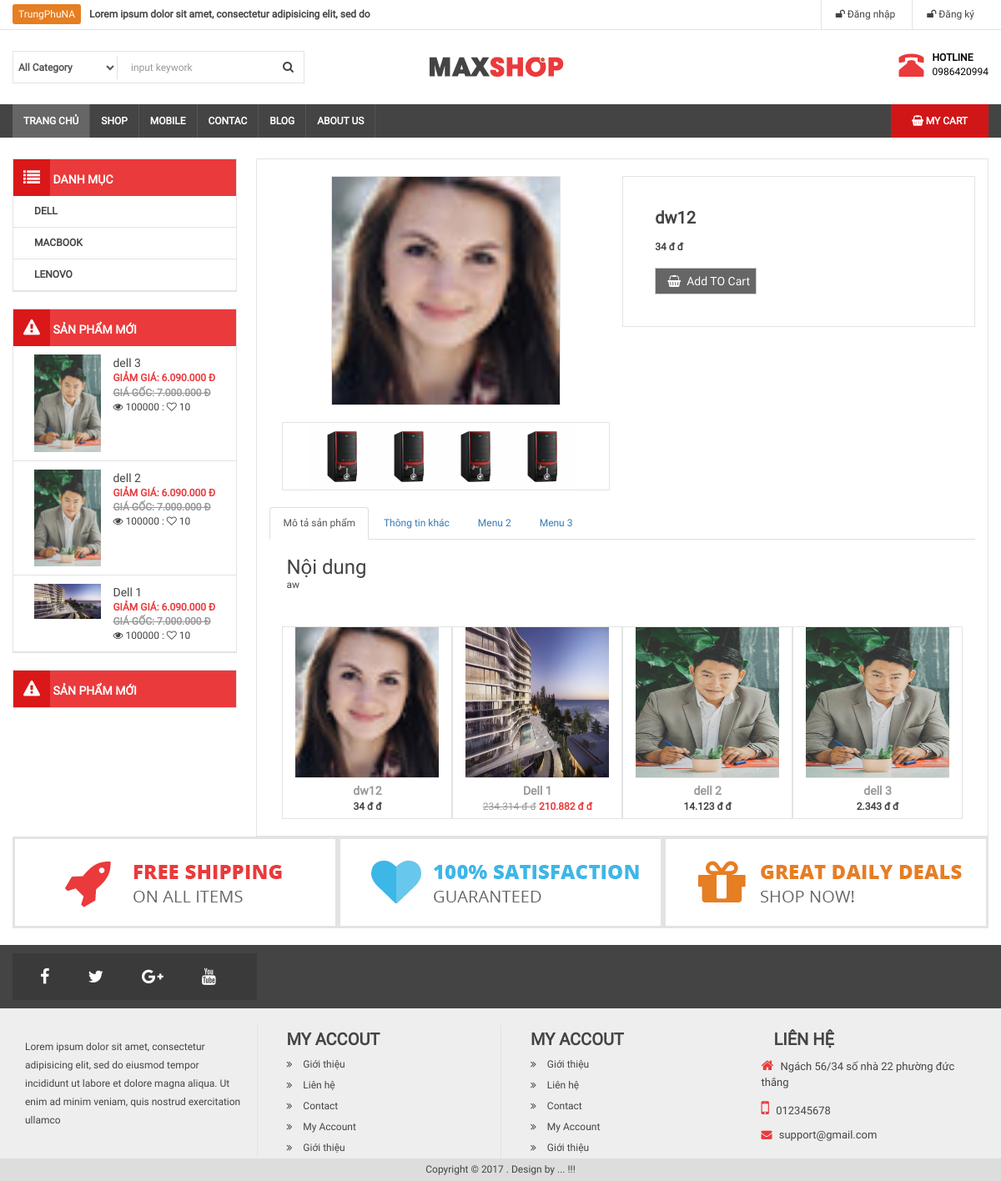
/chi-tiet-san-pham.php?id=28, run on an earlier commit of the app's database.
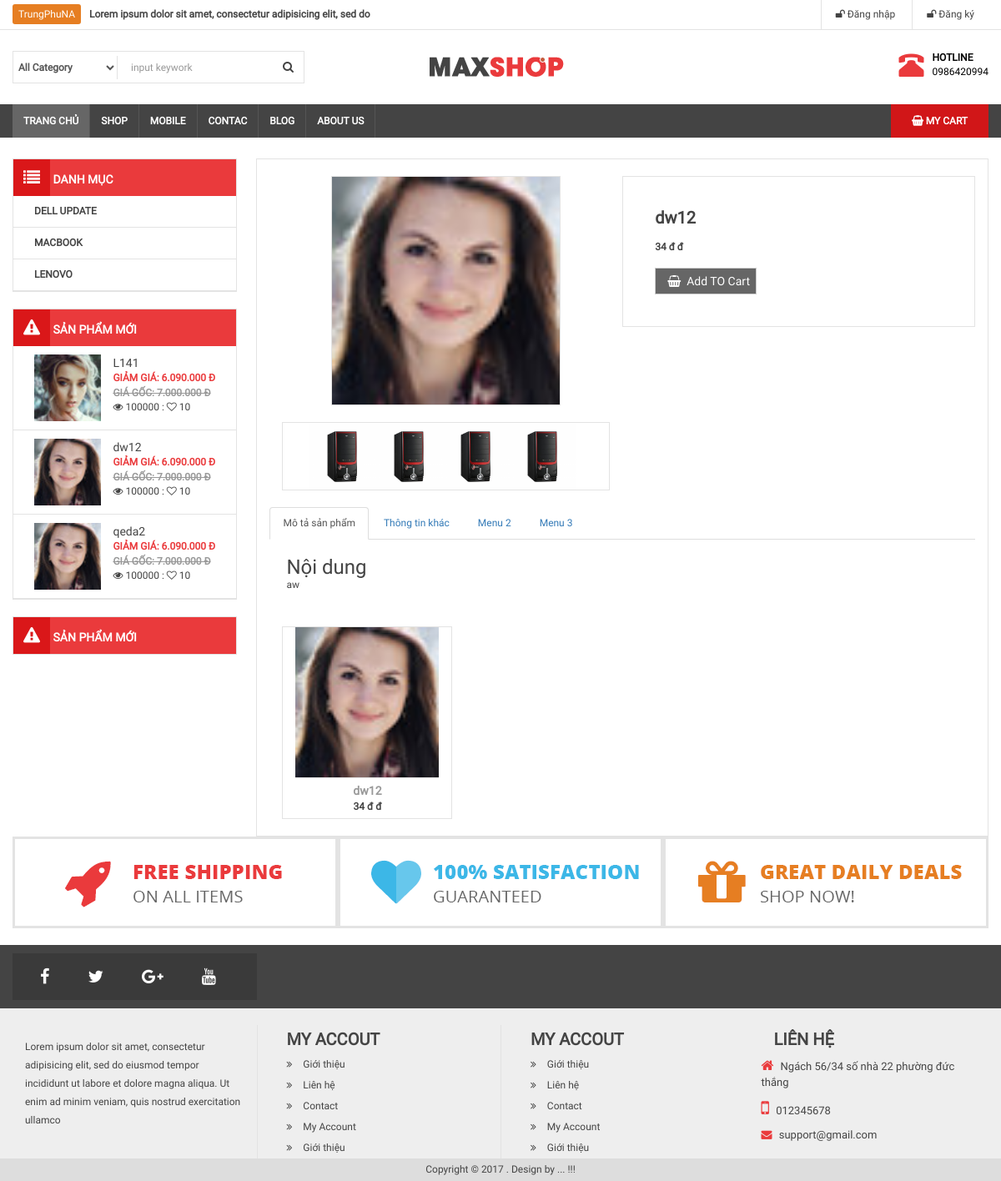
And on a later commit of the database.
### tables this page shows
CREATE TABLE `category` (
  `id` int(11) NOT NULL,
  `name` varchar(100) DEFAULT NULL,
  `slug` varchar(100) DEFAULT NULL,
  `images` varchar(100) DEFAULT NULL,
  `banner` varchar(100) DEFAULT NULL,
  `home` tinyint(4) DEFAULT '0',
  `status` tinyint(4) DEFAULT '1',
  `created_at` timestamp NULL DEFAULT CURRENT_TIMESTAMP,
  `updated_at` timestamp NULL DEFAULT CURRENT_TIMESTAMP ON UPDATE CURRENT_TIMESTAMP
);

CREATE TABLE `product` (
  `id` int(11) NOT NULL,
  `name` varchar(100) DEFAULT NULL,
  `slug` varchar(100) DEFAULT NULL,
  `price` int(11) DEFAULT NULL,
  `sale` tinyint(4) DEFAULT '0',
  `thumbnail` varchar(100) DEFAULT NULL,
  `category_id` int(11) DEFAULT NULL,
  `content` text,
  `number` int(11) DEFAULT NULL,
  `head` int(11) DEFAULT '0',
  `view` int(11) DEFAULT '0',
  `hot` tinyint(4) DEFAULT '0',
  `created_at` timestamp NULL DEFAULT CURRENT_TIMESTAMP,
  `updated_at` timestamp NULL DEFAULT CURRENT_TIMESTAMP ON UPDATE CURRENT_TIMESTAMP
);

### libraries/Function.php (called while the page is built, shortened)
<?php
    function  getInput($string)
    {
        return isset($_GET[$string]) ? $_GET[$string] : '';
    }
    function base_url()
    {
        return $url  = "http://localhost/web-shop/";
    }
    function uploads()
    {
        return base_url() . "public/uploads/";
    }
    function formatPrice($number){
        $number = intval($number);
        return $number = number_format($number,0,',','.')." đ";
    }
    function formatPriceSale($number, $sale){
        $number = intval($number);
        $sale = intval($sale);
        $price = $number * (100 - $sale)/100;
        return formatPrice($price);
    }
 ?>

### libraries/Database.php (called while the page is built, shortened)
<?php
    class Database
    {
        public $link;
        public function __construct()
        {
            $this->link = mysqli_connect("localhost", "root", "", "web_shop") or die ();
            mysqli_set_charset($this->link,"utf8");
        }
        public function fetchsql( $sql )
        {
            $result = mysqli_query($this->link,$sql) or die("Lỗi  truy vấn sql " .mysqli_error($this->link));
            $data = [];
            if( $result)
            {
                while ($num = mysqli_fetch_assoc($result))
                {
                    $data[] = $num;
                }
            }
            return $data;
        }
        public function fetchID($table , $id )
        {
            $sql = "SELECT * FROM {$table} WHERE id = $id ";
            $result = mysqli_query($this->link,$sql) or die("Lỗi  truy vấn fetchID " .mysqli_error($this->link));
            return mysqli_fetch_assoc($result);
        }
         public function fetchAll($table)
        {
            $sql = "SELECT * FROM {$table} WHERE 1" ;
            $result = mysqli_query($this->link,$sql) or die("Lỗi Truy Vấn fetchAll " .mysqli_error($this->link));
            $data = [];
            if( $result)
            {
                while ($num = mysqli_fetch_assoc($result))
                {
                    $data[] = $num;
                }
            }
            return $data;
        }
    }
?>

### autoload/autoload.php (called while the page is built, shortened)
<?php
	require_once __DIR__. "/../libraries/Database.php";
   	require_once __DIR__. "/../libraries/Function.php";
   	$db = new Database ;
   	$category = $db->fetchAll("category");
   	$sqlNew = "SELECT * FROM product WHERE 1 ORDER BY ID DESC LIMIT 3";
   	$productNew = $db->fetchsql($sqlNew);
?>

### chi-tiet-san-pham.php (the view, shortened to what the changed rows need)
<?php
   require_once __DIR__. "/autoload/autoload.php";
   $id = intval(getInput('id'));
   $product = $db->fetchID("product", $id);
   $cateId = intval($product['category_id']);
   $sql = "SELECT * FROM product WHERE category_id = $cateId ORDER BY id LIMIT 4";
   $sanPhamKemTheo = $db->fetchsql($sql);
?>
<?php require_once __DIR__. "/layouts/header.php"; ?>
                    <div class="col-md-9 bor">
                        <section class="box-main1" >
                            <div class="col-md-6 text-center">
                                <img src="<?php echo uploads() ?>product/<?php echo $product['thumbnail'] ?>" class="img-responsive bor" id="imgmain" width="100%" height="370" data-zoom-image="images/16-270x270.png">
                                <ul class="text-center bor clearfix" id="imgdetail">
                                    <li>
                                    </li>
                                    <li>
                                    </li>
                                    <li>
                                    </li>
                                    <li>
                                    </li>
                                </ul>
                            </div>
                            <div class="col-md-6 bor" style="margin-top: 20px;padding: 30px;">
                               <ul id="right">
                                    <li><h3> <?php echo $product['name'] ?> </h3></li>
                                    <?php if ($product['sale'] > 0): ?>
                                    	<li><p><strike class="sale"><?php echo formatPrice($product['price']) ?> đ</strike> <b class="price"><?php echo formatPriceSale($product['price'], $product['sale']) ?> đ</b></p></li>
                                    <?php else : ?>
                                    	<li><p><b><?php echo formatPrice($product['price']) ?> đ</b></p></li>
                                    <?php endif ?>
                               </ul>
                            </div>
                        </section>
                        <div class="col-md-12" id="tabdetail">
                            <div class="row">
                                <div class="tab-content">
                                    <div id="home" class="tab-pane fade in active">
                                        <h3>Nội dung</h3>
                                        <p><?php echo $product['content'] ?></p>
                                    </div>
                                </div>
                            </div>
                        </div>
                        <div class="col-md-12">
                        	<div class="showitem">
                                    <?php foreach ($sanPhamKemTheo as $item): ?>
                                        <div class="col-md-3 item-product bor">
                                            <a href="chi-tiet-san-pham.php?id=<?php echo $item['id'] ?>">
                                                <img src="<?php echo uploads() ?>product/<?php echo $item['thumbnail'] ?>" class="" width="100%" height="180">
                                            </a>
                                            <div class="info-item">
                                                <a href="chi-tiet-san-pham.php?id=<?php echo $item['id'] ?>"><?php echo $item['name'] ?></a>
                                                <?php if ($item['sale'] > 0): ?>
                                                    <p><strike class="sale"><?php echo formatPrice($item['price']) ?> đ</strike> <b class="price"><?php echo formatPriceSale($item['price'], $item['sale']) ?> đ</b></p>
                                                <?php else : ?>
                                                    <p><b><?php echo formatPrice($item['price']) ?> đ</b></p>
                                                <?php endif ?>
                                            </div>
                                        </div>
                                    <?php endforeach ?>
                                </div>
                        </div>
                    </div>
<?php require_once __DIR__. "/layouts/footer.php"; ?>

### layouts/header.php (shortened to what the changed rows need)
<!DOCTYPE html>
<html>
    <head>
        <link rel="stylesheet" type="text/css" href="<?php echo base_url() ?>public/frontend/css/font-awesome.min.css">
        <link rel="stylesheet" type="text/css" href="<?php echo base_url() ?>public/frontend/css/bootstrap.min.css">
        <link rel="stylesheet" type="text/css" href="<?php echo base_url() ?>public/frontend/css/slick.css"/>
        <link rel="stylesheet" type="text/css" href="<?php echo base_url() ?>public/frontend/css/slick-theme.css"/>
        <link rel="stylesheet" type="text/css" href="<?php echo base_url() ?>public/frontend/css/style.css">
    </head>
    <body>
        <div id="wrapper">
            <div id="maincontent">
                <div class="container">
                    <div class="col-md-3  fixside" >
                        <div class="box-left box-menu" >
                            <ul>
                            	<?php foreach ($category as $item): ?>
                            		<li>
                            			<a href="danh-muc-san-pham.php?id=<?php echo $item['id'] ?>"><?php echo $item['name'] ?></a>
                            		</li>
                            	<?php endforeach ?>
                            </ul>
                        </div>
                        <div class="box-left box-menu">
                            <ul>
                                <?php foreach ($productNew as $item): ?>
                                	<li class="clearfix">
	                                    <a href="">
	                                        <img src="<?php echo uploads() ?>product/<?php echo $item['thumbnail'] ?>" class="img-responsive pull-left" width="80" height="80">
	                                        <div class="info pull-right">
	                                            <p class="name"><?php echo $item['name'] ?></p >
	                                            <b class="price">Giảm giá: 6.090.000 đ</b><br>
	                                            <b class="sale">Giá gốc: 7.000.000 đ</b><br>
	                                            <span class="view"><i class="fa fa-eye"></i> 100000 : <i class="fa fa-heart-o"></i> 10</span>
	                                        </div>
	                                    </a>
	                                </li>
                                <?php endforeach ?>
                            </ul>
                        </div>
                    </div>

What changed in the data, as far as the page shows it:
removed product: thumbnail (placeholder picture), name "dell 3", price "2.343 đ"
removed product: thumbnail (placeholder picture), name "dell 2", price "14.123 đ"
removed product: thumbnail (picture), name "Dell 1", price "234.314 đ", formatPriceSale($item['price'], $item['sale']) "210.882 đ"
changed category: name "DELL" → "DELL UPDATE"
now on this page (row unchanged): product: thumbnail (picture), name "L141", shown under "SẢN PHẨM MỚI"
now on one of the page's lists (row unchanged): product: name "dw12"
now on this page (row edited): product: thumbnail (picture), name "qeda2", shown under "SẢN PHẨM MỚI"
